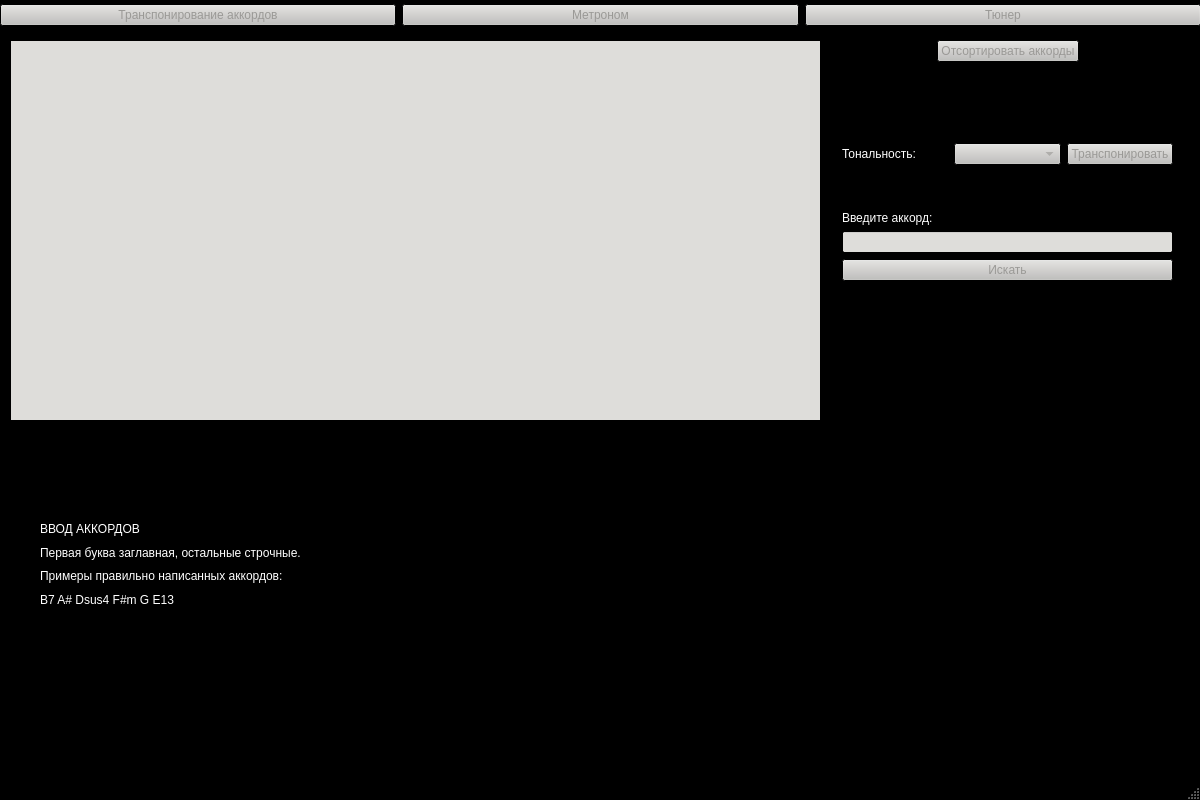
<?xml version="1.0" encoding="UTF-8"?>
<ui version="4.0">
 <class>MainWindow</class>
 <widget class="QMainWindow" name="MainWindow">
  <property name="geometry">
   <rect>
    <x>0</x>
    <y>0</y>
    <width>1200</width>
    <height>800</height>
   </rect>
  </property>
  <property name="palette">
   <palette>
    <active>
     <colorrole role="Window">
      <brush brushstyle="SolidPattern">
       <color alpha="255">
        <red>0</red>
        <green>0</green>
        <blue>0</blue>
       </color>
      </brush>
     </colorrole>
    </active>
    <inactive>
     <colorrole role="Window">
      <brush brushstyle="SolidPattern">
       <color alpha="255">
        <red>0</red>
        <green>0</green>
        <blue>0</blue>
       </color>
      </brush>
     </colorrole>
    </inactive>
    <disabled>
     <colorrole role="Base">
      <brush brushstyle="SolidPattern">
       <color alpha="255">
        <red>0</red>
        <green>0</green>
        <blue>0</blue>
       </color>
      </brush>
     </colorrole>
     <colorrole role="Window">
      <brush brushstyle="SolidPattern">
       <color alpha="255">
        <red>0</red>
        <green>0</green>
        <blue>0</blue>
       </color>
      </brush>
     </colorrole>
    </disabled>
   </palette>
  </property>
  <property name="windowTitle">
   <string>MainWindow</string>
  </property>
  <widget class="QWidget" name="centralwidget">
   <property name="palette">
    <palette>
     <active>
      <colorrole role="WindowText">
       <brush brushstyle="SolidPattern">
        <color alpha="255">
         <red>255</red>
         <green>255</green>
         <blue>255</blue>
        </color>
       </brush>
      </colorrole>
      <colorrole role="Button">
       <brush brushstyle="SolidPattern">
        <color alpha="255">
         <red>198</red>
         <green>70</green>
         <blue>0</blue>
        </color>
       </brush>
      </colorrole>
      <colorrole role="Light">
       <brush brushstyle="SolidPattern">
        <color alpha="255">
         <red>255</red>
         <green>255</green>
         <blue>255</blue>
        </color>
       </brush>
      </colorrole>
      <colorrole role="Text">
       <brush brushstyle="SolidPattern">
        <color alpha="255">
         <red>0</red>
         <green>0</green>
         <blue>0</blue>
        </color>
       </brush>
      </colorrole>
      <colorrole role="ButtonText">
       <brush brushstyle="SolidPattern">
        <color alpha="255">
         <red>255</red>
         <green>255</green>
         <blue>255</blue>
        </color>
       </brush>
      </colorrole>
      <colorrole role="Base">
       <brush brushstyle="SolidPattern">
        <color alpha="255">
         <red>222</red>
         <green>221</green>
         <blue>218</blue>
        </color>
       </brush>
      </colorrole>
      <colorrole role="Window">
       <brush brushstyle="SolidPattern">
        <color alpha="255">
         <red>0</red>
         <green>0</green>
         <blue>0</blue>
        </color>
       </brush>
      </colorrole>
      <colorrole role="Shadow">
       <brush brushstyle="SolidPattern">
        <color alpha="255">
         <red>0</red>
         <green>0</green>
         <blue>0</blue>
        </color>
       </brush>
      </colorrole>
      <colorrole role="Highlight">
       <brush brushstyle="SolidPattern">
        <color alpha="255">
         <red>198</red>
         <green>70</green>
         <blue>0</blue>
        </color>
       </brush>
      </colorrole>
      <colorrole role="Link">
       <brush brushstyle="SolidPattern">
        <color alpha="255">
         <red>165</red>
         <green>29</green>
         <blue>45</blue>
        </color>
       </brush>
      </colorrole>
      <colorrole role="Accent">
       <brush brushstyle="SolidPattern">
        <color alpha="255">
         <red>198</red>
         <green>70</green>
         <blue>0</blue>
        </color>
       </brush>
      </colorrole>
     </active>
     <inactive>
      <colorrole role="WindowText">
       <brush brushstyle="SolidPattern">
        <color alpha="255">
         <red>255</red>
         <green>255</green>
         <blue>255</blue>
        </color>
       </brush>
      </colorrole>
      <colorrole role="Button">
       <brush brushstyle="SolidPattern">
        <color alpha="255">
         <red>192</red>
         <green>191</green>
         <blue>188</blue>
        </color>
       </brush>
      </colorrole>
      <colorrole role="ButtonText">
       <brush brushstyle="SolidPattern">
        <color alpha="255">
         <red>154</red>
         <green>153</green>
         <blue>150</blue>
        </color>
       </brush>
      </colorrole>
      <colorrole role="Base">
       <brush brushstyle="SolidPattern">
        <color alpha="255">
         <red>222</red>
         <green>221</green>
         <blue>218</blue>
        </color>
       </brush>
      </colorrole>
      <colorrole role="Window">
       <brush brushstyle="SolidPattern">
        <color alpha="255">
         <red>0</red>
         <green>0</green>
         <blue>0</blue>
        </color>
       </brush>
      </colorrole>
      <colorrole role="Highlight">
       <brush brushstyle="SolidPattern">
        <color alpha="255">
         <red>198</red>
         <green>70</green>
         <blue>0</blue>
        </color>
       </brush>
      </colorrole>
      <colorrole role="Link">
       <brush brushstyle="SolidPattern">
        <color alpha="255">
         <red>165</red>
         <green>29</green>
         <blue>45</blue>
        </color>
       </brush>
      </colorrole>
      <colorrole role="Accent">
       <brush brushstyle="SolidPattern">
        <color alpha="255">
         <red>198</red>
         <green>70</green>
         <blue>0</blue>
        </color>
       </brush>
      </colorrole>
     </inactive>
     <disabled>
      <colorrole role="WindowText">
       <brush brushstyle="SolidPattern">
        <color alpha="255">
         <red>255</red>
         <green>255</green>
         <blue>255</blue>
        </color>
       </brush>
      </colorrole>
      <colorrole role="Window">
       <brush brushstyle="SolidPattern">
        <color alpha="255">
         <red>0</red>
         <green>0</green>
         <blue>0</blue>
        </color>
       </brush>
      </colorrole>
      <colorrole role="Highlight">
       <brush brushstyle="SolidPattern">
        <color alpha="255">
         <red>198</red>
         <green>70</green>
         <blue>0</blue>
        </color>
       </brush>
      </colorrole>
      <colorrole role="Link">
       <brush brushstyle="SolidPattern">
        <color alpha="255">
         <red>165</red>
         <green>29</green>
         <blue>45</blue>
        </color>
       </brush>
      </colorrole>
     </disabled>
    </palette>
   </property>
   <widget class="QStackedWidget" name="stackedWidget">
    <property name="geometry">
     <rect>
      <x>0</x>
      <y>0</y>
      <width>1200</width>
      <height>800</height>
     </rect>
    </property>
    <widget class="QWidget" name="chordTransposerPage">
     <widget class="QTextEdit" name="textEdit">
      <property name="geometry">
       <rect>
        <x>10</x>
        <y>40</y>
        <width>811</width>
        <height>381</height>
       </rect>
      </property>
     </widget>
     <widget class="QWidget" name="horizontalLayoutWidget">
      <property name="geometry">
       <rect>
        <x>0</x>
        <y>0</y>
        <width>1201</width>
        <height>31</height>
       </rect>
      </property>
      <layout class="QHBoxLayout" name="horizontalLayout_4">
       <item>
        <widget class="QPushButton" name="pushButton">
         <property name="text">
          <string>Транспонирование аккордов</string>
         </property>
        </widget>
       </item>
       <item>
        <widget class="QPushButton" name="fromChordTransposerToMetronomeButton">
         <property name="text">
          <string>Метроном</string>
         </property>
        </widget>
       </item>
       <item>
        <widget class="QPushButton" name="fromChordTransposerToTunerButton">
         <property name="text">
          <string>Тюнер</string>
         </property>
        </widget>
       </item>
      </layout>
     </widget>
     <widget class="QWidget" name="verticalLayoutWidget">
      <property name="geometry">
       <rect>
        <x>842</x>
        <y>40</y>
        <width>331</width>
        <height>261</height>
       </rect>
      </property>
      <layout class="QVBoxLayout" name="verticalLayout_4">
       <item>
        <layout class="QHBoxLayout" name="horizontalLayout_5">
         <item>
          <spacer name="horizontalSpacer">
           <property name="orientation">
            <enum>Qt::Horizontal</enum>
           </property>
           <property name="sizeHint" stdset="0">
            <size>
             <width>40</width>
             <height>20</height>
            </size>
           </property>
          </spacer>
         </item>
         <item>
          <widget class="QPushButton" name="sortChordsButton">
           <property name="text">
            <string>Отсортировать аккорды</string>
           </property>
          </widget>
         </item>
         <item>
          <spacer name="horizontalSpacer_2">
           <property name="orientation">
            <enum>Qt::Horizontal</enum>
           </property>
           <property name="sizeHint" stdset="0">
            <size>
             <width>40</width>
             <height>20</height>
            </size>
           </property>
          </spacer>
         </item>
        </layout>
       </item>
       <item>
        <spacer name="verticalSpacer">
         <property name="orientation">
          <enum>Qt::Vertical</enum>
         </property>
         <property name="sizeHint" stdset="0">
          <size>
           <width>0</width>
           <height>0</height>
          </size>
         </property>
        </spacer>
       </item>
       <item>
        <layout class="QHBoxLayout" name="horizontalLayout_6">
         <item>
          <widget class="QLabel" name="label_8">
           <property name="text">
            <string>Тональность:</string>
           </property>
          </widget>
         </item>
         <item>
          <widget class="QComboBox" name="tonesComboBox"/>
         </item>
         <item>
          <widget class="QPushButton" name="transposeButton">
           <property name="text">
            <string>Транспонировать</string>
           </property>
          </widget>
         </item>
        </layout>
       </item>
       <item>
        <layout class="QVBoxLayout" name="verticalLayout_5">
         <item>
          <spacer name="verticalSpacer_2">
           <property name="orientation">
            <enum>Qt::Vertical</enum>
           </property>
           <property name="sizeHint" stdset="0">
            <size>
             <width>20</width>
             <height>40</height>
            </size>
           </property>
          </spacer>
         </item>
         <item>
          <widget class="QLabel" name="label_9">
           <property name="text">
            <string>Введите аккорд:</string>
           </property>
          </widget>
         </item>
         <item>
          <widget class="QLineEdit" name="searchLineEdit"/>
         </item>
         <item>
          <widget class="QPushButton" name="searchButton">
           <property name="text">
            <string>Искать</string>
           </property>
          </widget>
         </item>
         <item>
          <widget class="QLabel" name="searchResultLabel">
           <property name="text">
            <string/>
           </property>
          </widget>
         </item>
        </layout>
       </item>
      </layout>
     </widget>
     <widget class="QWidget" name="verticalLayoutWidget_2">
      <property name="geometry">
       <rect>
        <x>40</x>
        <y>520</y>
        <width>327</width>
        <height>88</height>
       </rect>
      </property>
      <layout class="QVBoxLayout" name="verticalLayout">
       <item>
        <widget class="QLabel" name="label_7">
         <property name="text">
          <string>ВВОД АККОРДОВ</string>
         </property>
        </widget>
       </item>
       <item>
        <widget class="QLabel" name="label_4">
         <property name="text">
          <string>Первая буква заглавная, остальные строчные.</string>
         </property>
        </widget>
       </item>
       <item>
        <widget class="QLabel" name="label_5">
         <property name="text">
          <string>Примеры правильно написанных аккордов:</string>
         </property>
        </widget>
       </item>
       <item>
        <widget class="QLabel" name="label_6">
         <property name="text">
          <string>B7 A# Dsus4 F#m G E13</string>
         </property>
        </widget>
       </item>
      </layout>
     </widget>
     <widget class="QLabel" name="label_16">
      <property name="geometry">
       <rect>
        <x>390</x>
        <y>460</y>
        <width>781</width>
        <height>261</height>
       </rect>
      </property>
      <property name="text">
       <string/>
      </property>
      <property name="pixmap">
       <pixmap resource="resource.qrc">:/MediaFiles/notes.jpeg</pixmap>
      </property>
      <property name="alignment">
       <set>Qt::AlignCenter</set>
      </property>
     </widget>
    </widget>
    <widget class="QWidget" name="metronomePage">
     <widget class="QWidget" name="horizontalLayoutWidget_4">
      <property name="geometry">
       <rect>
        <x>0</x>
        <y>0</y>
        <width>1201</width>
        <height>31</height>
       </rect>
      </property>
      <layout class="QHBoxLayout" name="horizontalLayout_7">
       <item>
        <widget class="QPushButton" name="fromMetronomeToChordTransposerButton">
         <property name="text">
          <string>Транспонирование аккордов</string>
         </property>
        </widget>
       </item>
       <item>
        <widget class="QPushButton" name="pushButton_3">
         <property name="text">
          <string>Метроном</string>
         </property>
        </widget>
       </item>
       <item>
        <widget class="QPushButton" name="fromMetronomeToTunerButton">
         <property name="text">
          <string>Тюнер</string>
         </property>
        </widget>
       </item>
      </layout>
     </widget>
     <widget class="QLabel" name="label">
      <property name="enabled">
       <bool>true</bool>
      </property>
      <property name="geometry">
       <rect>
        <x>80</x>
        <y>50</y>
        <width>1031</width>
        <height>661</height>
       </rect>
      </property>
      <property name="font">
       <font>
        <bold>false</bold>
       </font>
      </property>
      <property name="focusPolicy">
       <enum>Qt::NoFocus</enum>
      </property>
      <property name="text">
       <string/>
      </property>
      <property name="pixmap">
       <pixmap resource="resource.qrc">:/MediaFiles/metronomejpeg</pixmap>
      </property>
      <property name="alignment">
       <set>Qt::AlignCenter</set>
      </property>
     </widget>
     <widget class="QWidget" name="verticalLayoutWidget_3">
      <property name="geometry">
       <rect>
        <x>300</x>
        <y>150</y>
        <width>591</width>
        <height>331</height>
       </rect>
      </property>
      <layout class="QVBoxLayout" name="verticalLayout_2">
       <item>
        <layout class="QGridLayout" name="gridLayout">
         <item row="0" column="0">
          <widget class="QLabel" name="label_2">
           <property name="font">
            <font>
             <bold>true</bold>
             <strikeout>false</strikeout>
            </font>
           </property>
           <property name="focusPolicy">
            <enum>Qt::NoFocus</enum>
           </property>
           <property name="autoFillBackground">
            <bool>true</bool>
           </property>
           <property name="text">
            <string>Громкость</string>
           </property>
          </widget>
         </item>
         <item row="0" column="1">
          <widget class="QSlider" name="volumeSlider">
           <property name="orientation">
            <enum>Qt::Horizontal</enum>
           </property>
          </widget>
         </item>
         <item row="1" column="1">
          <widget class="QSlider" name="BPMSlider">
           <property name="orientation">
            <enum>Qt::Horizontal</enum>
           </property>
          </widget>
         </item>
         <item row="1" column="0">
          <widget class="QLabel" name="label_15">
           <property name="font">
            <font>
             <bold>true</bold>
            </font>
           </property>
           <property name="autoFillBackground">
            <bool>false</bool>
           </property>
           <property name="text">
            <string>ВРМ</string>
           </property>
          </widget>
         </item>
         <item row="0" column="2">
          <widget class="QLabel" name="volumeLabel">
           <property name="font">
            <font>
             <bold>true</bold>
            </font>
           </property>
           <property name="autoFillBackground">
            <bool>true</bool>
           </property>
           <property name="text">
            <string/>
           </property>
           <property name="alignment">
            <set>Qt::AlignCenter</set>
           </property>
          </widget>
         </item>
         <item row="1" column="2">
          <widget class="QSpinBox" name="BPMSpinBox"/>
         </item>
        </layout>
       </item>
       <item>
        <widget class="QCheckBox" name="stressFirstBitCheckBox">
         <property name="font">
          <font>
           <bold>true</bold>
          </font>
         </property>
         <property name="autoFillBackground">
          <bool>true</bool>
         </property>
         <property name="text">
          <string>Выделять первый такт</string>
         </property>
        </widget>
       </item>
      </layout>
     </widget>
     <widget class="QWidget" name="verticalLayoutWidget_4">
      <property name="geometry">
       <rect>
        <x>500</x>
        <y>510</y>
        <width>171</width>
        <height>111</height>
       </rect>
      </property>
      <layout class="QVBoxLayout" name="verticalLayout_3">
       <item>
        <widget class="QPushButton" name="startMetronomeButton">
         <property name="text">
          <string>Старт</string>
         </property>
        </widget>
       </item>
       <item>
        <widget class="QPushButton" name="stopMetronomeButton">
         <property name="text">
          <string>Стоп</string>
         </property>
        </widget>
       </item>
      </layout>
     </widget>
    </widget>
    <widget class="QWidget" name="tunerPage">
     <widget class="QStackedWidget" name="tunerStackedWidget">
      <property name="geometry">
       <rect>
        <x>30</x>
        <y>200</y>
        <width>1151</width>
        <height>531</height>
       </rect>
      </property>
      <widget class="QWidget" name="page">
       <widget class="QWidget" name="horizontalLayoutWidget_7">
        <property name="geometry">
         <rect>
          <x>460</x>
          <y>0</y>
          <width>236</width>
          <height>31</height>
         </rect>
        </property>
        <layout class="QHBoxLayout" name="horizontalLayout_12">
         <item>
          <widget class="QRadioButton" name="guitar6String1RadioButton">
           <property name="text">
            <string>1</string>
           </property>
          </widget>
         </item>
         <item>
          <widget class="QRadioButton" name="guitar6String2RadioButton">
           <property name="text">
            <string>2</string>
           </property>
          </widget>
         </item>
         <item>
          <widget class="QRadioButton" name="guitar6String3RadioButton">
           <property name="text">
            <string>3</string>
           </property>
          </widget>
         </item>
         <item>
          <widget class="QRadioButton" name="guitar6String4RadioButton">
           <property name="text">
            <string>4</string>
           </property>
          </widget>
         </item>
         <item>
          <widget class="QRadioButton" name="guitar6String5RadioButton">
           <property name="text">
            <string>5</string>
           </property>
          </widget>
         </item>
         <item>
          <widget class="QRadioButton" name="guitar6String6RadioButton">
           <property name="text">
            <string>6</string>
           </property>
          </widget>
         </item>
        </layout>
       </widget>
       <widget class="QLabel" name="label_13">
        <property name="geometry">
         <rect>
          <x>80</x>
          <y>40</y>
          <width>1011</width>
          <height>481</height>
         </rect>
        </property>
        <property name="text">
         <string/>
        </property>
        <property name="pixmap">
         <pixmap resource="resource.qrc">:/MediaFiles/guitar.jpg</pixmap>
        </property>
        <property name="alignment">
         <set>Qt::AlignCenter</set>
        </property>
       </widget>
      </widget>
      <widget class="QWidget" name="page_2">
       <widget class="QWidget" name="horizontalLayoutWidget_8">
        <property name="geometry">
         <rect>
          <x>440</x>
          <y>0</y>
          <width>276</width>
          <height>21</height>
         </rect>
        </property>
        <layout class="QHBoxLayout" name="horizontalLayout_13">
         <item>
          <widget class="QRadioButton" name="guitar7String1RadioButton">
           <property name="text">
            <string>1</string>
           </property>
          </widget>
         </item>
         <item>
          <widget class="QRadioButton" name="guitar7String2RadioButton">
           <property name="text">
            <string>2</string>
           </property>
          </widget>
         </item>
         <item>
          <widget class="QRadioButton" name="guitar7String3RadioButton">
           <property name="text">
            <string>3</string>
           </property>
          </widget>
         </item>
         <item>
          <widget class="QRadioButton" name="guitar7String4RadioButton">
           <property name="text">
            <string>4</string>
           </property>
          </widget>
         </item>
         <item>
          <widget class="QRadioButton" name="guitar7String5RadioButton">
           <property name="text">
            <string>5</string>
           </property>
          </widget>
         </item>
         <item>
          <widget class="QRadioButton" name="guitar7String6RadioButton">
           <property name="text">
            <string>6</string>
           </property>
          </widget>
         </item>
         <item>
          <widget class="QRadioButton" name="guitar7String7RadioButton">
           <property name="text">
            <string>7</string>
           </property>
          </widget>
         </item>
        </layout>
       </widget>
       <widget class="QLabel" name="label_14">
        <property name="geometry">
         <rect>
          <x>60</x>
          <y>20</y>
          <width>1021</width>
          <height>501</height>
         </rect>
        </property>
        <property name="text">
         <string/>
        </property>
        <property name="pixmap">
         <pixmap resource="resource.qrc">:/MediaFiles/guitar7.jpg</pixmap>
        </property>
        <property name="alignment">
         <set>Qt::AlignCenter</set>
        </property>
       </widget>
      </widget>
      <widget class="QWidget" name="page_3">
       <widget class="QWidget" name="horizontalLayoutWidget_9">
        <property name="geometry">
         <rect>
          <x>500</x>
          <y>0</y>
          <width>160</width>
          <height>21</height>
         </rect>
        </property>
        <layout class="QHBoxLayout" name="horizontalLayout_14">
         <item>
          <widget class="QRadioButton" name="ukuleleString1RadioButton">
           <property name="text">
            <string>1</string>
           </property>
          </widget>
         </item>
         <item>
          <widget class="QRadioButton" name="ukuleleString2RadioButton">
           <property name="text">
            <string>2</string>
           </property>
          </widget>
         </item>
         <item>
          <widget class="QRadioButton" name="ukuleleString3RadioButton">
           <property name="text">
            <string>3</string>
           </property>
          </widget>
         </item>
         <item>
          <widget class="QRadioButton" name="ukuleleString4RadioButton_2">
           <property name="text">
            <string>4</string>
           </property>
          </widget>
         </item>
        </layout>
       </widget>
       <widget class="QLabel" name="label_11">
        <property name="geometry">
         <rect>
          <x>70</x>
          <y>30</y>
          <width>1011</width>
          <height>501</height>
         </rect>
        </property>
        <property name="text">
         <string/>
        </property>
        <property name="pixmap">
         <pixmap resource="resource.qrc">:/MediaFiles/ukulele.jpg</pixmap>
        </property>
        <property name="alignment">
         <set>Qt::AlignCenter</set>
        </property>
       </widget>
      </widget>
      <widget class="QWidget" name="page_4">
       <widget class="QWidget" name="horizontalLayoutWidget_10">
        <property name="geometry">
         <rect>
          <x>500</x>
          <y>0</y>
          <width>160</width>
          <height>31</height>
         </rect>
        </property>
        <layout class="QHBoxLayout" name="horizontalLayout_15">
         <item>
          <widget class="QRadioButton" name="bass4String1RadioButton">
           <property name="text">
            <string>1</string>
           </property>
          </widget>
         </item>
         <item>
          <widget class="QRadioButton" name="bass4String2RadioButton">
           <property name="text">
            <string>2</string>
           </property>
          </widget>
         </item>
         <item>
          <widget class="QRadioButton" name="bass4String3RadioButton">
           <property name="text">
            <string>3</string>
           </property>
          </widget>
         </item>
         <item>
          <widget class="QRadioButton" name="bass4String4RadioButton">
           <property name="text">
            <string>4</string>
           </property>
          </widget>
         </item>
        </layout>
       </widget>
       <widget class="QLabel" name="label_10">
        <property name="geometry">
         <rect>
          <x>50</x>
          <y>40</y>
          <width>1031</width>
          <height>491</height>
         </rect>
        </property>
        <property name="text">
         <string/>
        </property>
        <property name="pixmap">
         <pixmap resource="resource.qrc">:/MediaFiles/bass.jpeg</pixmap>
        </property>
       </widget>
      </widget>
      <widget class="QWidget" name="page_5">
       <widget class="QWidget" name="horizontalLayoutWidget_11">
        <property name="geometry">
         <rect>
          <x>460</x>
          <y>0</y>
          <width>221</width>
          <height>21</height>
         </rect>
        </property>
        <layout class="QHBoxLayout" name="horizontalLayout_16">
         <item>
          <widget class="QRadioButton" name="bass5String1RadioButton">
           <property name="text">
            <string>1</string>
           </property>
          </widget>
         </item>
         <item>
          <widget class="QRadioButton" name="bass5String2RadioButton">
           <property name="text">
            <string>2</string>
           </property>
          </widget>
         </item>
         <item>
          <widget class="QRadioButton" name="bass5String3RadioButton">
           <property name="text">
            <string>3</string>
           </property>
          </widget>
         </item>
         <item>
          <widget class="QRadioButton" name="bass5String4RadioButton">
           <property name="text">
            <string>4</string>
           </property>
          </widget>
         </item>
         <item>
          <widget class="QRadioButton" name="bass5String5RadioButton">
           <property name="text">
            <string>5</string>
           </property>
          </widget>
         </item>
        </layout>
       </widget>
       <widget class="QLabel" name="label_12">
        <property name="geometry">
         <rect>
          <x>50</x>
          <y>30</y>
          <width>1041</width>
          <height>491</height>
         </rect>
        </property>
        <property name="text">
         <string/>
        </property>
        <property name="pixmap">
         <pixmap resource="resource.qrc">:/MediaFiles/bass5.jpeg</pixmap>
        </property>
       </widget>
      </widget>
     </widget>
     <widget class="QWidget" name="horizontalLayoutWidget_5">
      <property name="geometry">
       <rect>
        <x>0</x>
        <y>0</y>
        <width>1201</width>
        <height>31</height>
       </rect>
      </property>
      <layout class="QHBoxLayout" name="horizontalLayout_10">
       <item>
        <widget class="QPushButton" name="fromTunerToChordTransposerButton">
         <property name="text">
          <string>Транспонирование аккордов</string>
         </property>
        </widget>
       </item>
       <item>
        <widget class="QPushButton" name="fromTunerToMetronomeButton">
         <property name="text">
          <string>Метроном</string>
         </property>
        </widget>
       </item>
       <item>
        <widget class="QPushButton" name="pushButton_8">
         <property name="text">
          <string>Тюнер</string>
         </property>
        </widget>
       </item>
      </layout>
     </widget>
     <widget class="QWidget" name="horizontalLayoutWidget_6">
      <property name="geometry">
       <rect>
        <x>20</x>
        <y>50</y>
        <width>1151</width>
        <height>80</height>
       </rect>
      </property>
      <layout class="QHBoxLayout" name="horizontalLayout_11">
       <item>
        <widget class="QComboBox" name="guitarTypeComboBox">
         <item>
          <property name="text">
           <string>Шестиструнная гитара</string>
          </property>
         </item>
         <item>
          <property name="text">
           <string>Семиструнная гитара</string>
          </property>
         </item>
         <item>
          <property name="text">
           <string>Укулеле</string>
          </property>
         </item>
         <item>
          <property name="text">
           <string>Четырёхструнная бас-гитара</string>
          </property>
         </item>
         <item>
          <property name="text">
           <string>Пятиструнная бас-гитара</string>
          </property>
         </item>
        </widget>
       </item>
       <item>
        <spacer name="horizontalSpacer_4">
         <property name="orientation">
          <enum>Qt::Horizontal</enum>
         </property>
         <property name="sizeHint" stdset="0">
          <size>
           <width>40</width>
           <height>20</height>
          </size>
         </property>
        </spacer>
       </item>
       <item>
        <widget class="QPushButton" name="playButton">
         <property name="text">
          <string>Воспроизвести</string>
         </property>
        </widget>
       </item>
       <item>
        <widget class="QLabel" name="frequencyLabel">
         <property name="text">
          <string/>
         </property>
        </widget>
       </item>
      </layout>
     </widget>
     <widget class="QLabel" name="label_3">
      <property name="geometry">
       <rect>
        <x>560</x>
        <y>170</y>
        <width>111</width>
        <height>17</height>
       </rect>
      </property>
      <property name="text">
       <string>Номер струны:</string>
      </property>
     </widget>
    </widget>
   </widget>
  </widget>
  <widget class="QMenuBar" name="menubar">
   <property name="geometry">
    <rect>
     <x>0</x>
     <y>0</y>
     <width>1200</width>
     <height>22</height>
    </rect>
   </property>
  </widget>
  <widget class="QStatusBar" name="statusbar"/>
 </widget>
 <resources>
  <include location="resource.qrc"/>
 </resources>
 <connections/>
</ui>
